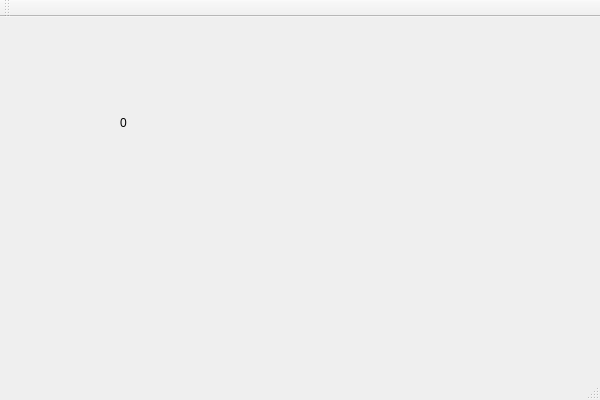
<?xml version="1.0" encoding="UTF-8"?>
<ui version="4.0">
 <class>QT_Heritage_TP2Class</class>
 <widget class="QMainWindow" name="QT_Heritage_TP2Class">
  <property name="geometry">
   <rect>
    <x>0</x>
    <y>0</y>
    <width>600</width>
    <height>400</height>
   </rect>
  </property>
  <property name="windowTitle">
   <string>QT_Heritage_TP2</string>
  </property>
  <widget class="QWidget" name="centralWidget">
   <widget class="QLabel" name="label">
    <property name="geometry">
     <rect>
      <x>120</x>
      <y>90</y>
      <width>91</width>
      <height>31</height>
     </rect>
    </property>
    <property name="text">
     <string>0</string>
    </property>
   </widget>
  </widget>
  <widget class="QMenuBar" name="menuBar">
   <property name="geometry">
    <rect>
     <x>0</x>
     <y>0</y>
     <width>600</width>
     <height>21</height>
    </rect>
   </property>
  </widget>
  <widget class="QToolBar" name="mainToolBar">
   <attribute name="toolBarArea">
    <enum>TopToolBarArea</enum>
   </attribute>
   <attribute name="toolBarBreak">
    <bool>false</bool>
   </attribute>
  </widget>
  <widget class="QStatusBar" name="statusBar"/>
 </widget>
 <layoutdefault spacing="6" margin="11"/>
 <resources>
  <include location="QT_Heritage_TP2.qrc"/>
 </resources>
 <connections/>
 <slots>
  <slot>insertHisto()</slot>
 </slots>
</ui>
